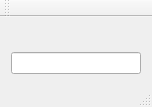
<?xml version="1.0" encoding="UTF-8"?>
<ui version="4.0">
 <class>MainWindow</class>
 <widget class="QMainWindow" name="MainWindow">
  <property name="geometry">
   <rect>
    <x>0</x>
    <y>0</y>
    <width>152</width>
    <height>107</height>
   </rect>
  </property>
  <property name="windowTitle">
   <string>MainWindow</string>
  </property>
  <widget class="QWidget" name="centralWidget">
   <layout class="QGridLayout" name="gridLayout">
    <item row="0" column="0">
     <widget class="QLabel" name="label">
      <property name="text">
       <string/>
      </property>
      <property name="alignment">
       <set>Qt::AlignCenter</set>
      </property>
     </widget>
    </item>
    <item row="1" column="0">
     <widget class="QLineEdit" name="lineEdit"/>
    </item>
   </layout>
  </widget>
  <widget class="QMenuBar" name="menuBar">
   <property name="geometry">
    <rect>
     <x>0</x>
     <y>0</y>
     <width>152</width>
     <height>18</height>
    </rect>
   </property>
  </widget>
  <widget class="QToolBar" name="mainToolBar">
   <attribute name="toolBarArea">
    <enum>TopToolBarArea</enum>
   </attribute>
   <attribute name="toolBarBreak">
    <bool>false</bool>
   </attribute>
  </widget>
  <widget class="QStatusBar" name="statusBar"/>
 </widget>
 <layoutdefault spacing="6" margin="11"/>
 <resources/>
 <connections/>
</ui>
